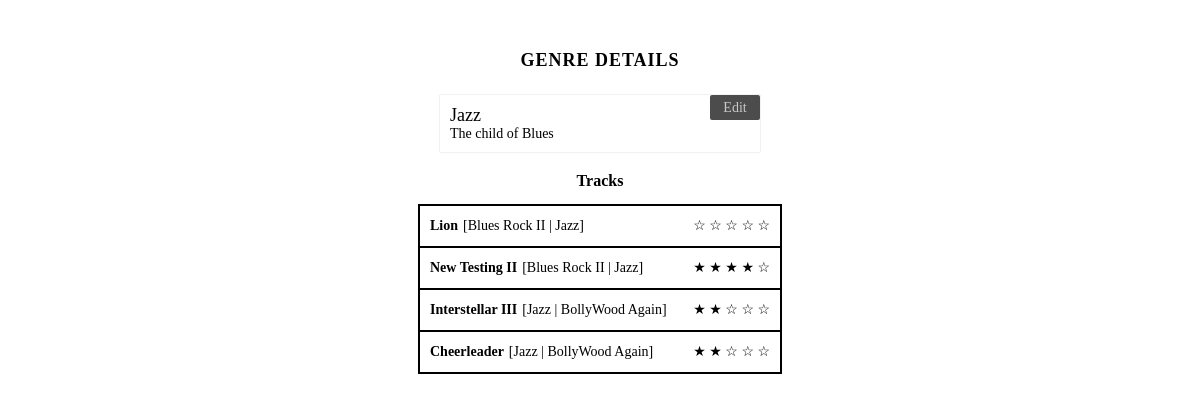
The page /music/genre/2/ on the database its author committed.
### music/models.py (models this page shows)
class Genre (models.Model):
    name = models.CharField(max_length=200, unique=True)
    description = models.CharField(max_length=1000, blank=True)

class Track (models.Model):
    title = models.CharField(max_length=200)
    createDate = models.DateTimeField(default=datetime.now())
    rating = models.IntegerField(default=0)
    genres = models.ManyToManyField('Genre')
    def getRatingIterable(self):
        return range(0, self.rating)
    def getRemainingRatingiterable(self):
        return range(0, 5-self.rating)
    def getGenresAsString(self):
        genresAsString = ""
        for genre in self.genres.all():
            genresAsString = genresAsString + " | "
            genresAsString = genresAsString + genre.name
        print(genresAsString)
        print(genresAsString!="")
        if genresAsString!="":
            value = "[" + genresAsString[3:] + "]"
            return value
        else:
            return genresAsString

### music/views.py (the view)
# urls.py: url(r'^genre/(?P<genreId>[0-9]+)/$', views.genreDetail, name='genreDetail'),
def genreDetail (request, genreId):
    genre = get_object_or_404(Genre, pk=genreId)
    context = dict()
    context['genre'] = genre
    return render(request, "music/genre.show.html", context)

### music/templates/music/genre.show.html
{% load static %}
<link rel="stylesheet" href="{% static 'music/index.css' %}">
<div class="container">
    <h4>Genre Details</h4>
    <div class="genre-wrapper section">
        <div class="genre-name">{{genre.name}}</div>
        <div class="genre-description">{{genre.description}}</div>
        <div class="edit-icon">
            <a href="/music/genre/{{genre.id}}/edit">Edit</a>
        </div>
    </div>
    {% if genre.track_set.all %}
    <div class="track-list-section section">
        <div class="title">Tracks</div>
        <div class="track-list">
            <ul>
                {% for track in genre.track_set.all %}
                <li class="track">
                    <a href="/music/track/{{track.id}}">
                        <span class="track-title">{{track.title}}</span>
                        {% if track.getGenresAsString %}
                        <span class="genres">
                            {{ track.getGenresAsString }}
                        </span>
                        {% endif %}
                        <span class="ratings-section">
                            {% for rating in track.getRatingIterable %}
                            <span class="star completed"></span>
                            {% endfor %}
                            {% for rating in track.getRemainingRatingiterable %}
                            <span class="star"></span>
                            {% endfor %}
                        </span>
                    </a>
                </li>
                {% endfor %}
            </ul>
        </div>
    </div>
    {% endif %}
</div>

### music/static/music/index.css (style rules this page uses)
.container { text-align: center; margin: 50px; font-size: 14px; }
.container h4 { font-size: 18px; text-transform: uppercase; letter-spacing: 1px; }
.container li { list-style: none; width: 150px; height: 40px; border: 2px solid #000; border-bottom: none; line-height: 40px; text-align: left; padding: 0 10px; margin: 0 auto; }
.container li:last-child { border-bottom: 2px solid #000; }
.container a { text-decoration: none; color: #000; }
.container ul { padding: 0; }
li.track { min-width: 340px; }
.track-list .track-title { float: left; font-weight: bold; padding-right: 5px; }
.ratings-section { float: right; }
.section { margin-top: 20px; }
.genre-wrapper.section, .track-wrapper.section { max-width: 300px; margin: 0 auto; text-align: left; box-shadow: 0px 0px 1px 0px rgba(0, 0, 0, 0.33); padding: 10px; position: relative; }
.genre-wrapper .genre-name, .track-wrapper .track-title { font-size: 18px; text-transform: capitalize; font-weight: 400; }
.section .title { font-size: 16px; font-weight: bold; }
.edit-icon a { width: 50px; height: 25px; line-height: 25px; background-color: rgba(0, 0, 0, 0.7) !important; color: rgba(255, 255, 255, 0.7) !important; text-align: center; position: absolute; top: 0; left: 270px; border-radius: 2px; cursor: pointer; }
.ratings-section .star:after { content: '☆' }
.ratings-section .star.completed:after { content: '★' }

### rows shown on the page
Genre: name "Jazz", description "The child of Blues"
Track: title "Lion", getGenresAsString "[Blues Rock II | Jazz]", rating 0 (drawn)
Track: title "New Testing II", getGenresAsString "[Blues Rock II | Jazz]", rating 4 (drawn)
Track: title "Interstellar III", getGenresAsString "[Jazz | BollyWood Again]", rating 2 (drawn)
Track: title "Cheerleader", getGenresAsString "[Jazz | BollyWood Again]", rating 2 (drawn)
